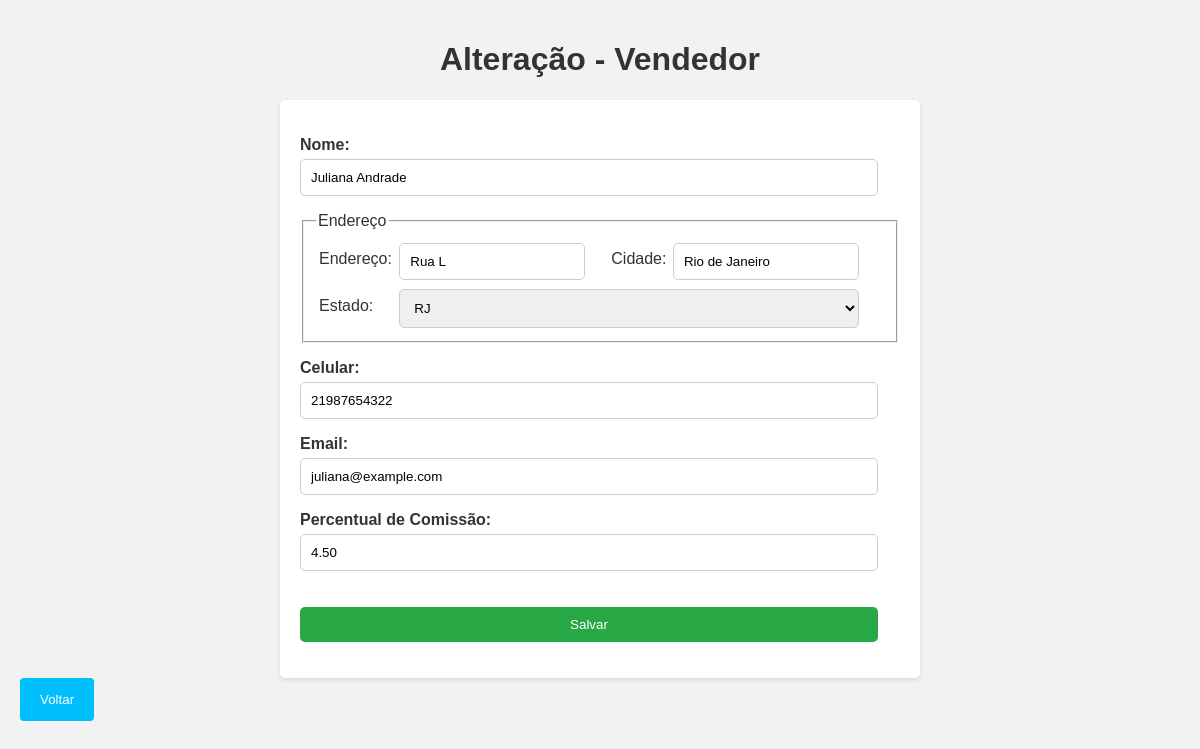
The page /edit_vendedor.php?id_vendedor=2 on the database its author committed.
### tables this page shows
CREATE TABLE vendedor(
  id INTEGER PRIMARY KEY AUTO_INCREMENT,
  nome VARCHAR(100) NOT NULL,
  endereco VARCHAR(100) NOT NULL,
  cidade VARCHAR(80) NOT NULL,
  estado CHAR(2) NOT NULL,
  celular VARCHAR(15) NOT NULL,
  email VARCHAR(100),
  perc_comissao NUMERIC(5,2) NOT NULL
) ENGINE INNODB;

### WEB/edit_vendedor.php (the view, shortened to what this page needs)
<?php
include_once("ConexaoBD.php");
$id_vendedor = filter_input(INPUT_GET, 'id_vendedor', FILTER_SANITIZE_NUMBER_INT);
$result = "SELECT * FROM vendedor WHERE id = '$id_vendedor'";
$resultado = mysqli_query($con, $result);
$row = mysqli_fetch_assoc($resultado);
?>
<!DOCTYPE html>
<html lang="pt-br">
<head>
</head>
<body>
    <h1>Alteração - Vendedor</h1>
    <form method="POST" action="conf_edit_vendedor.php">
        <p>
            <label>Nome: </label>
            <input type="text" name="nome" value="<?php echo $row['nome']; ?>">
        </p>
        <fieldset>
            <legend>Endereço</legend>
            <table width="100%">
                <tr>
                    <td>Endereço: </td>
                    <td><input type="text" name="endereco" value="<?php echo $row['endereco']; ?>"></td>
                    <td>Cidade: </td>
                    <td><input type="text" name="cidade" value="<?php echo $row['cidade']; ?>"></td>
                </tr>
                <tr>
                    <td>Estado: </td>
                    <td colspan="3">
                        <select name="estado">
                            <option value="<?php echo $row['estado']; ?>"><?php echo $row['estado']; ?></option>
                        </select>
                    </td>
                </tr>
            </table>
        </fieldset>
        <p>
            <label>Celular: </label>
            <input type="tel" name="celular" value="<?php echo $row['celular']; ?>">
        </p>
        <p>
            <label>Email: </label>
            <input type="email" name="email" value="<?php echo $row['email']; ?>">
        </p>
        <p>
            <label>Percentual de Comissão: </label>
            <input type="text" name="perc_comissao" value="<?php echo $row['perc_comissao']; ?>">
        </p>
        <p><input type="submit" value="Salvar"></p>
    </form>
    <button id="btnVoltar" onclick="window.location.href='Vendedores.php'">Voltar</button>
</body>
</html>

### WEB/edit_vendedor.php (style rules this page uses)
body { font-family: Arial, sans-serif; background-color: #f2f2f2; margin: 0; padding: 20px; color: #333; }
h1 { text-align: center; color: #333; }
form { background-color: #fff; padding: 20px; border-radius: 5px; box-shadow: 0 2px 5px rgba(0, 0, 0, 0.1); max-width: 600px; margin: 0 auto; }
label { display: block; margin-top: 10px; font-weight: bold; }
input[type="text"], input[type="tel"], input[type="email"], input[type="submit"] { width: calc(100% - 22px); padding: 10px; margin-top: 5px; border-radius: 5px; border: 1px solid #ccc; box-sizing: border-box; }
input[type="submit"] { background-color: #28a745; color: white; border: none; cursor: pointer; margin-top: 20px; }
select { width: calc(100% - 22px); padding: 10px; margin-top: 5px; border-radius: 5px; border: 1px solid #ccc; box-sizing: border-box; }
#btnVoltar { background-color: #00BFFF; color: white; padding: 14px 20px; border: none; border-radius: 4px; cursor: pointer; margin-bottom: 20px; width: auto; }

### rows shown on the page
vendedor: nome "Juliana Andrade", endereco "Rua L", cidade "Rio de Janeiro", estado "RJ", celular "21987654322", email "juliana@example.com", perc_comissao "4.50"
